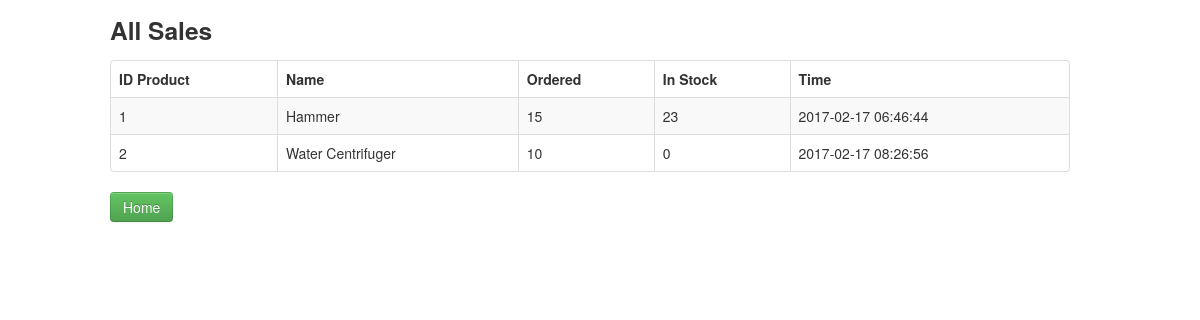
/Tarea1/purchaseOrders.php, run on the app's committed database.
### tables this page shows
CREATE TABLE `purchaseorders` (
  `Id` int(11) NOT NULL AUTO_INCREMENT,
  `productname` int(11) DEFAULT NULL,
  `productsinstock` int(11) DEFAULT NULL,
  `timeorder` timestamp NOT NULL DEFAULT CURRENT_TIMESTAMP ON UPDATE CURRENT_TIMESTAMP,
  PRIMARY KEY (`Id`),
  KEY `productname` (`productname`),
  CONSTRAINT `purchaseorders_ibfk_1` FOREIGN KEY (`productname`) REFERENCES `product` (`Id`) ON DELETE CASCADE ON UPDATE CASCADE
);

CREATE TABLE `product` (
  `Id` int(11) NOT NULL AUTO_INCREMENT,
  `name` varchar(30) DEFAULT NULL,
  `price` int(11) DEFAULT NULL,
  `department` int(11) DEFAULT NULL,
  `category` int(11) DEFAULT NULL,
  `orders` int(11) DEFAULT NULL,
  PRIMARY KEY (`Id`),
  KEY `department` (`department`),
  KEY `category` (`category`),
  CONSTRAINT `product_ibfk_1` FOREIGN KEY (`department`) REFERENCES `department` (`Id`) ON DELETE CASCADE ON UPDATE CASCADE,
  CONSTRAINT `product_ibfk_2` FOREIGN KEY (`category`) REFERENCES `category` (`Id`) ON DELETE CASCADE ON UPDATE CASCADE
);

CREATE TABLE `inventory` (
  `Id` int(11) NOT NULL AUTO_INCREMENT,
  `product` int(11) DEFAULT NULL,
  `quantity` int(11) DEFAULT NULL,
  PRIMARY KEY (`Id`),
  KEY `product` (`product`),
  CONSTRAINT `inventory_ibfk_1` FOREIGN KEY (`product`) REFERENCES `product` (`Id`) ON DELETE CASCADE ON UPDATE CASCADE
);

### Tarea1/purchaseOrders.php (the view, shortened to what this page needs)
<!DOCTYPE html>
<html lang="en">
	<head>
	    <link   href="css/bootstrap.min.css" rel="stylesheet">
	</head>
	<body>
	    <div class="container">
	    		<div class="row">
		   			<h3>All Sales</h3>
		   		</div>
				<div class="row">
					<table class="table table-striped table-bordered">
			            <thead>
			                <tr>
			                	<th>ID Product</th>
			                	<th>Name</th>
                                <th>Ordered</th>
			                	<th>In Stock</th>
								<th>Time</th>
			                </tr>
			            </thead>
			            <tbody>
			              	<?php
						   	$pdo = Database::connect();
						   	$sql = 'SELECT productname, product.name AS "product", productsinstock, inventory.quantity AS "quantity", purchaseOrders.timeorder AS "time" FROM purchaseOrders, product, inventory WHERE purchaseOrders.productName = product.Id AND inventory.product = product.Id';
                               foreach ($pdo->query($sql) as $row) {
								echo '<tr>';
	    					   	echo '<td>'. $row['productname'] . '</td>';
	    					  	echo '<td>'. $row['product'] . '</td>';
	    					  	echo '<td>'. $row['productsinstock'] . '</td>';
								echo '<td>'. $row['quantity'] . '</td>';
                                echo '<td>'. $row['time'] . '</td>';
							  	echo '</tr>';
						    }
						  	?>
					    </tbody>
		            </table>
		            <p>
						<a href="index.php" class="btn btn-success">Home</a>
					</p>
	    	</div>
	    </div>
	</body>
</html>

### data on the page
purchaseorders: productname "1", productname.name "Hammer", productsinstock "15", inventory.quantity "23", timeorder "2017-02-17 06:46:44"
purchaseorders: productname "2", productname.name "Water Centrifuger", productsinstock "10", inventory.quantity "0", timeorder "2017-02-17 08:26:56"
